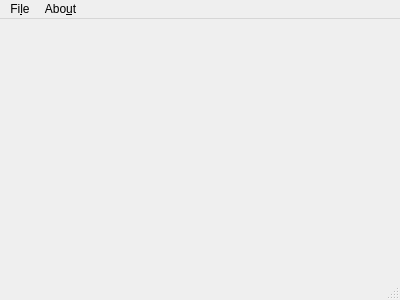
<?xml version="1.0" encoding="UTF-8"?>
<ui version="4.0">
 <class>MainWindow</class>
 <widget class="QMainWindow" name="MainWindow">
  <property name="geometry">
   <rect>
    <x>0</x>
    <y>0</y>
    <width>400</width>
    <height>300</height>
   </rect>
  </property>
  <property name="windowTitle">
   <string>MainWindow</string>
  </property>
  <widget class="QWidget" name="centralWidget"/>
  <widget class="QMenuBar" name="menuBar">
   <property name="geometry">
    <rect>
     <x>0</x>
     <y>0</y>
     <width>400</width>
     <height>30</height>
    </rect>
   </property>
   <widget class="QMenu" name="menuFile">
    <property name="title">
     <string>Fi&amp;le</string>
    </property>
    <addaction name="menuExit"/>
   </widget>
   <widget class="QMenu" name="menuAbout">
    <property name="title">
     <string>Abo&amp;ut</string>
    </property>
    <addaction name="menuAboutHello"/>
    <addaction name="menuAboutQt"/>
   </widget>
   <addaction name="menuFile"/>
   <addaction name="menuAbout"/>
  </widget>
  <widget class="QStatusBar" name="statusBar"/>
  <action name="menuExit">
   <property name="text">
    <string>&amp;Exit</string>
   </property>
  </action>
  <action name="menuAboutHello">
   <property name="text">
    <string>&amp;About Hello</string>
   </property>
  </action>
  <action name="menuAboutQt">
   <property name="text">
    <string>About &amp;Qt</string>
   </property>
  </action>
 </widget>
 <layoutdefault spacing="6" margin="11"/>
 <resources/>
 <connections>
  <connection>
   <sender>menuExit</sender>
   <signal>triggered()</signal>
   <receiver>MainWindow</receiver>
   <slot>close()</slot>
   <hints>
    <hint type="sourcelabel">
     <x>-1</x>
     <y>-1</y>
    </hint>
    <hint type="destinationlabel">
     <x>199</x>
     <y>149</y>
    </hint>
   </hints>
  </connection>
 </connections>
 <slots>
  <slot>on_menuAboutHello_triggered()</slot>
 </slots>
</ui>
